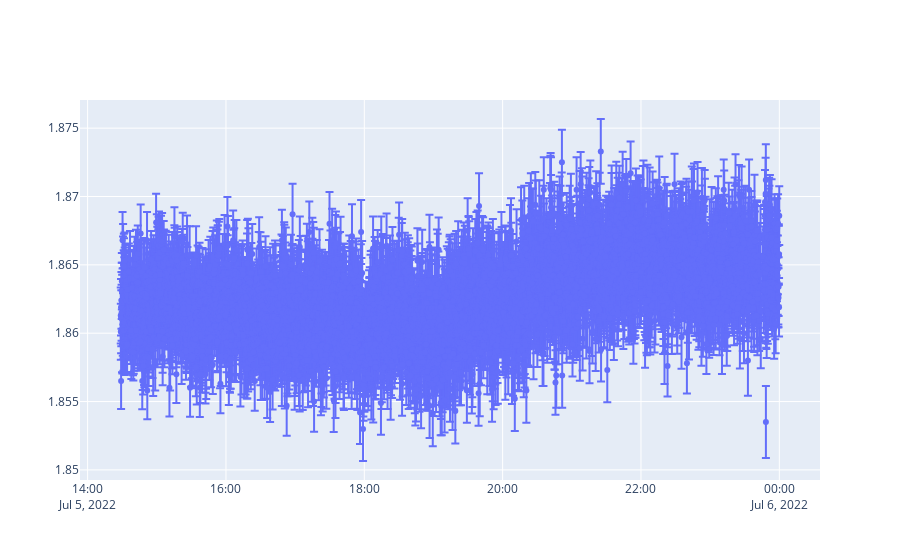

This figure's notebook cell:
### Code cell
#Run this cell repeatedly when looking for interesting days. When you find one, run the following cell to add it to the interesting dict. 
i+=1
df = date_separated[i]
fig = go.Figure()
fig.add_trace(go.Scatter(
        x = df.index,
        y = df['xch4(ppm)'],
        error_y = dict(
            type='data', # value of error bar given in data coordinates
            array=df['xch4(ppm)_error'],
            visible=True),
        mode='markers',
    ))
fig.show()

### Figure 1 — Plotly figure (JSON) as saved in the notebook; plotly's stock layout.template omitted (floating-point values rounded to 4 significant figures; data arrays with more than 128 entries replaced by an {"elided": "..."} marker saying what was removed)
{"data": [{"error_y": {"array": {"elided": "4458 float values"}, "type": "data", "visible": true}, "mode": "markers", "type": "scatter", "x": {"elided": "4458 str values"}, "y": {"elided": "4458 float values"}}], "layout": {}}
